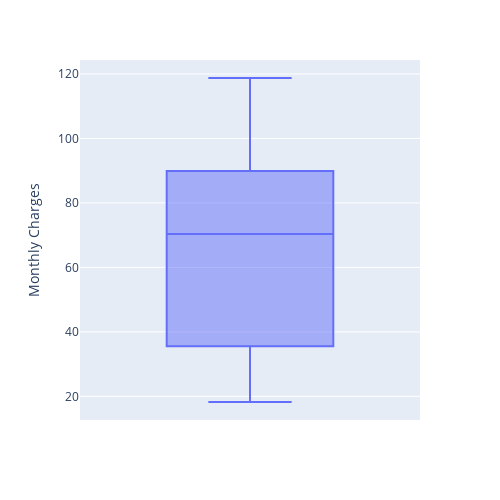

Source (notebook cell):
### Code cell
print("=" * 60)
print("FINANCIAL ANALYSIS")
print("=" * 60)

# Monthly Charge Distribution
px.box(
    df,
    y="Monthly Charges",
    width=500,
    height=500
)

### Figure 1 — Plotly figure (JSON) as saved in the notebook; plotly's stock layout.template omitted (floating-point values rounded to 4 significant figures; data arrays with more than 128 entries replaced by an {"elided": "..."} marker saying what was removed)
{"data": [{"alignmentgroup": "True", "hovertemplate": "Monthly Charges=%{y}<extra></extra>", "legendgroup": "", "marker": {"color": "#636efa"}, "name": "", "notched": false, "offsetgroup": "", "orientation": "v", "showlegend": false, "type": "box", "x0": " ", "xaxis": "x", "y": {"elided": "7032 float values"}, "y0": " ", "yaxis": "y"}], "layout": {"boxmode": "group", "height": 500, "legend": {"tracegroupgap": 0}, "margin": {"t": 60}, "width": 500, "xaxis": {"anchor": "y", "domain": [0, 1]}, "yaxis": {"anchor": "x", "domain": [0, 1], "title": {"text": "Monthly Charges"}}}}
